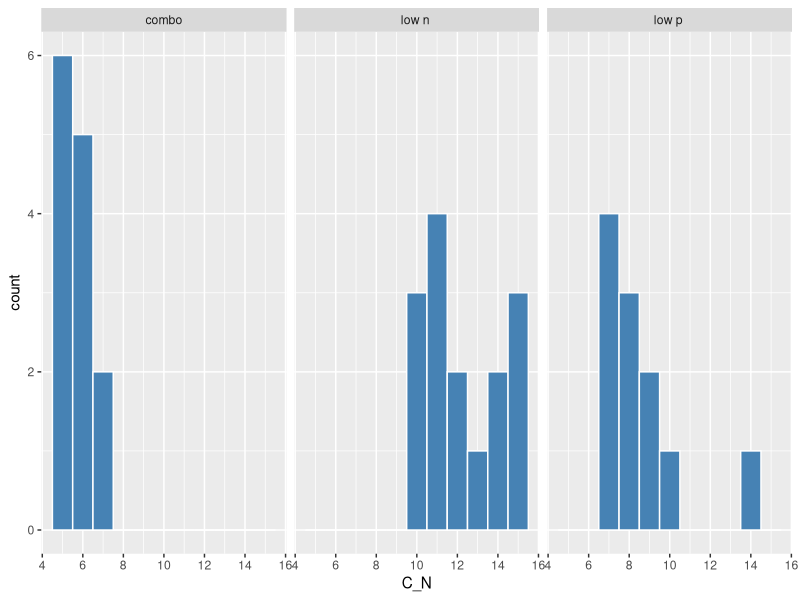
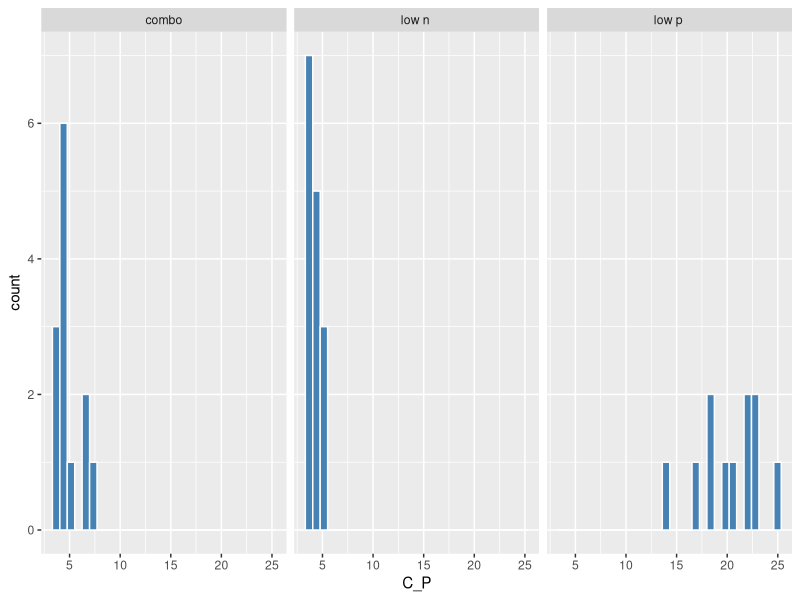
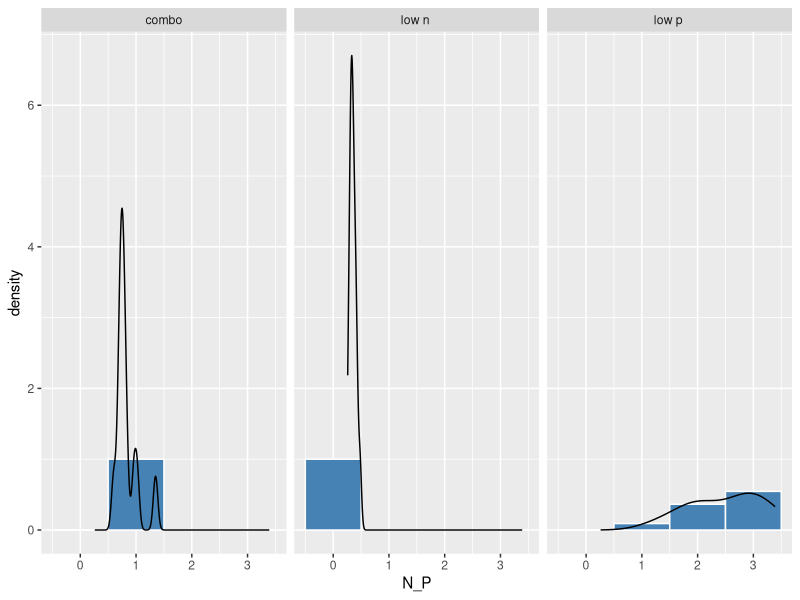
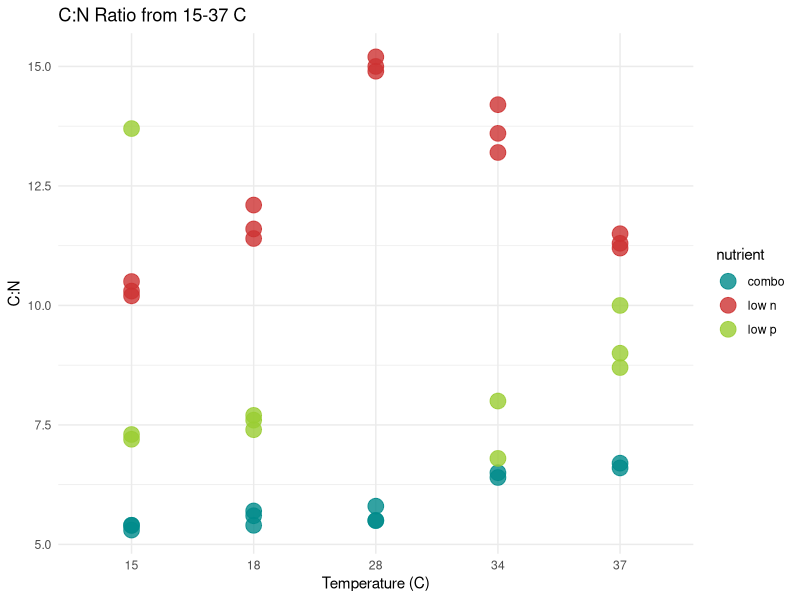
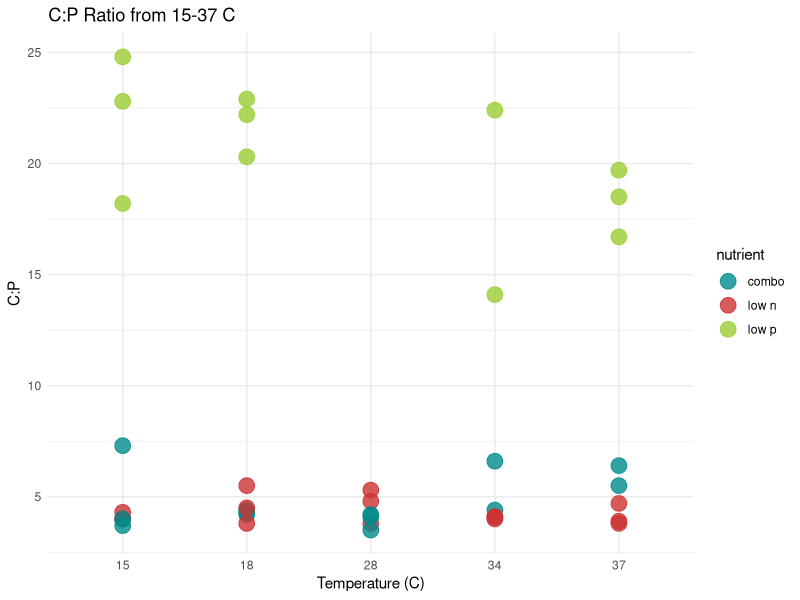
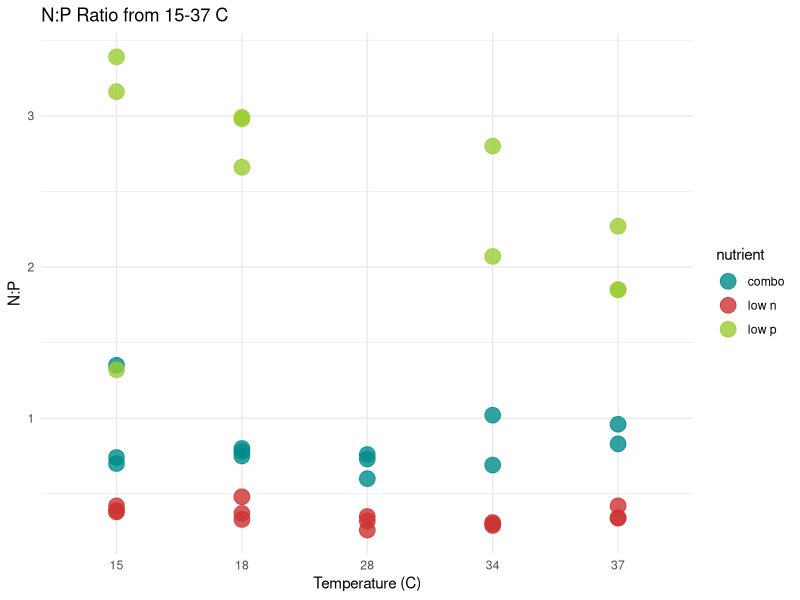

These charts were generated, in order, by the following R code:
## ---- chunk 1
knitr::opts_chunk$set(echo = TRUE)
## ---- chunk 2
##install.packages("knitr")
##install.packages("tidyverse")
##install.packages("xfun")
##install.packages('plyr', repos = "http://cran.us.r-project.org")
#install.packages("gridExtra")
#library(contrib.url)
library(knitr)
library(tidyverse)
library(ggplot2)
library(dplyr)
library(gridExtra)

stoich<-read.csv("tidy_CNP_vis_TEMP.csv") 
## ---- chunk 3
##Histogram 
#histCN
ggplot(data=stoich, mapping = aes(x= C_N, fill=Treatment))+
  geom_histogram(binwidth = 1, color= "white", fill = "steelblue")+ 
  facet_wrap(~nutrient)

#histCP
ggplot(data=stoich, mapping = aes(x= C_P, fill=Treatment))+
  geom_histogram(color= "white", fill = "steelblue")+ 
  facet_wrap(~nutrient)

#histNP
ggplot(data=stoich, mapping = aes(x= N_P, y=..density.., fill=Treatment))+
  geom_histogram(binwidth = 1, color= "white", fill = "steelblue")+ 
  facet_wrap(~nutrient)+
  geom_density()

##scatterplot 
#scatCN
ggplot(data=stoich, mapping = aes(x= as.factor(Temperature), y= C_N, color = nutrient))+
  geom_point(alpha = 0.8, size = 5)+
  theme_minimal()+
  labs(x = "Temperature (C)", y = "C:N", title = "C:N Ratio from 15-37 C")+
  scale_color_manual(values = c("darkcyan", "brown3", "yellowgreen", "orange"))
  

#scatCP
ggplot(data=stoich, mapping = aes(x= as.factor(Temperature), y= C_P, color = nutrient))+
  geom_point(alpha = 0.8, size = 5)+
  theme_minimal()+
  labs(x = "Temperature (C)", y = "C:P", title = "C:P Ratio from 15-37 C")+
  scale_color_manual(values = c("darkcyan", "brown3", "yellowgreen", "orange"))

#scatNP
ggplot(data=stoich, mapping = aes(x= as.factor(Temperature), y= N_P, color = nutrient))+
  geom_point(alpha = 0.8, size = 5)+
  theme_minimal()+
  labs(x = "Temperature (C)", y = "N:P", title = "N:P Ratio from 15-37 C")+
  scale_color_manual(values = c("darkcyan", "brown3", "yellowgreen", "orange"))



